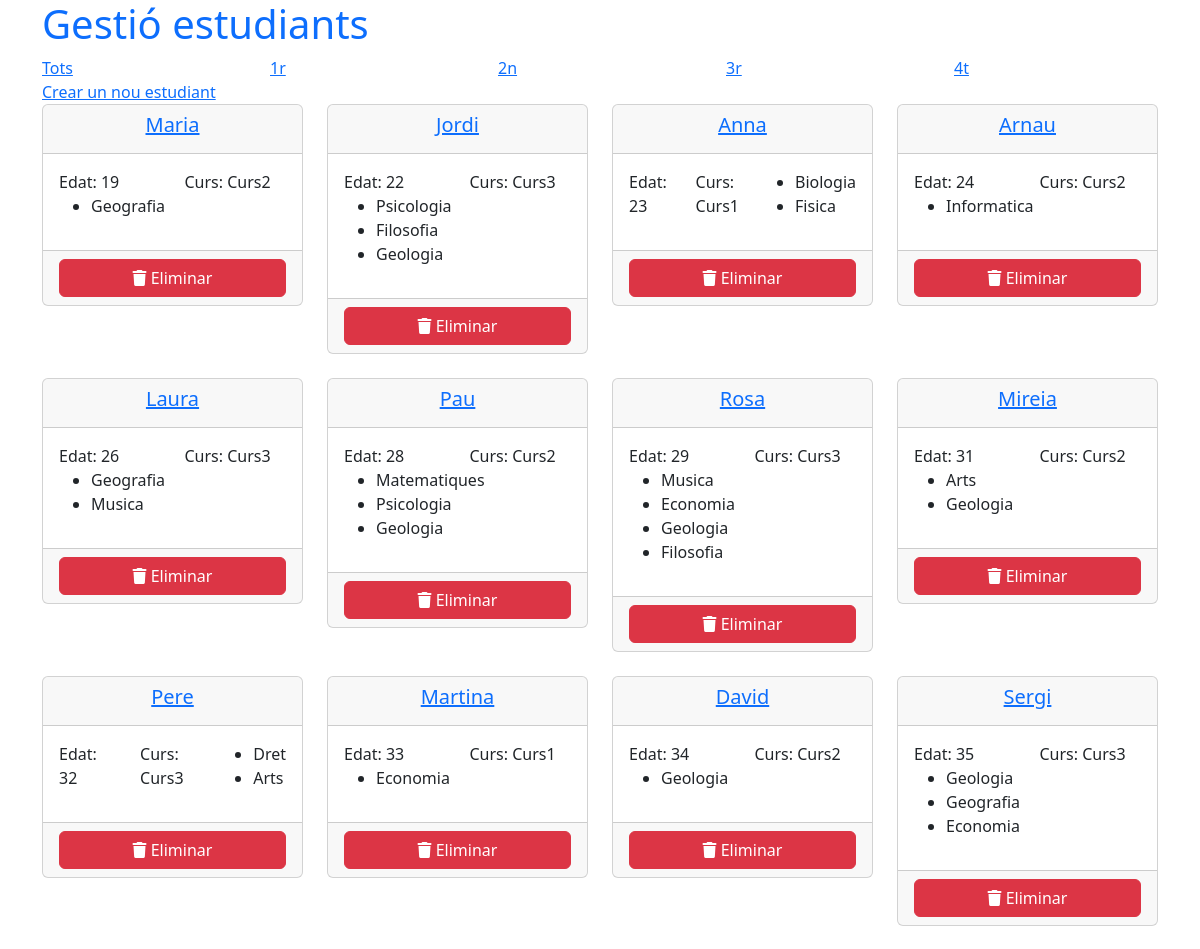
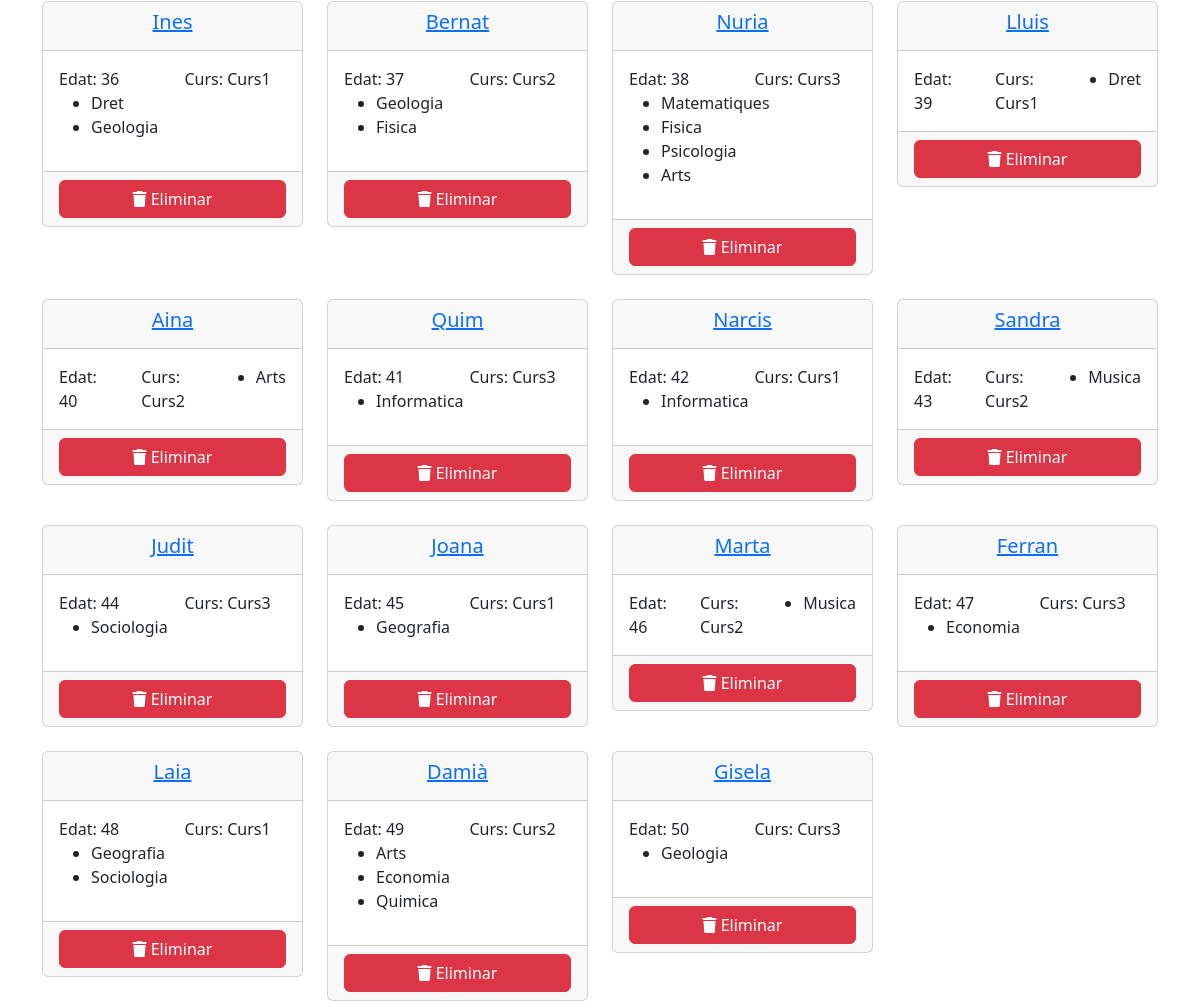
Screenshot of /estudiants.php with the database file from the repository (2 pictures, top to bottom).
### tables this page shows
CREATE TABLE estudiants
(
    id     INT PRIMARY KEY AUTO_INCREMENT,
    nom    VARCHAR(100) NOT NULL,
    cognom varchar(100),
    edat   INT CHECK ( edat > 15 ),
    curs   varchar(10)  NOT NULL
);

### gestio_estudiants.php (called while the page is built, shortened)
<?php
function findAll()
{
    $db = connect();
    $query = "SELECT e.id,e.nom, e.edat,e.curs,a.nom as 'nom_assignatura'
FROM estudiants e
         INNER JOIN assignatures_estudiants ae
                    ON (ae.id_estudiant = e.id)
         INNER JOIN assignatures a ON (ae.id_assignatura = a.id)
order by e.id";
    $stmt = $db->query($query);
    $rows = $stmt->fetchAll(PDO::FETCH_OBJ);
    $map = array();
    foreach ($rows as $row ){
        if(!isset($map[$row->id])){
            $estudiant = array(
                'id'=>$row->id,
                'nom'=> $row->nom,
                'edat' => $row->edat,
                'curs' => $row->curs,
                'assignatures'=>array()
            );
            $object = (object)$estudiant;
            $map[$row->id] = $object;
        }
        array_push($map[$row->id]->assignatures,$row->nom_assignatura);
    }
    return $map;
}

### estudiants.php (the view, shortened to what this page needs)
<!doctype html>
<html lang="ca">
<head>
    <link href="https://cdn.jsdelivr.net/npm/bootstrap@5.3.2/dist/css/bootstrap.min.css" rel="stylesheet"
>
    <link rel="stylesheet" href="https://cdnjs.cloudflare.com/ajax/libs/font-awesome/6.5.1/css/all.min.css"
/>
</head>
<body>
<div class="container">
    <h1 class="text-primary">Gestió estudiants</h1>
    <div class="row">
        <div class="col"><a href="estudiants.php">Tots</a></div>
        <div class="col"><a href="?curs=Curs1">1r</a></div>
        <div class="col"><a href="?curs=Curs2">2n</a></div>
        <div class="col"><a href="?curs=Curs3">3r</a></div>
        <div class="col"><a href="?curs=Curs4">4t</a></div>
    </div>
    <a href="estudiants_form.php">Crear un nou estudiant</a>
    <div class="row row-cols-3 row-cols-md-4 g-4">
        <?php
        require 'gestio_estudiants.php';
        if (isset($_GET['curs'])) {
            $curs = $_GET['curs'];
            $map = findAllByCurs($curs);
        } elseif (isset($_GET['id_estudiant'])) {
            $id = $_GET['id_estudiant'];
            $map = findAllById($id);
        } else {
            $map = findAll();
        }
        foreach ($map as $estudiant) {
            ?>
            <div class="col">
                <div class="card">
                    <div class="card-header">
                        <a href="detall_estudiant.php?id_estudiant=<?= $estudiant->id ?>">
                            <h5 class="card-title text-center"><?= $estudiant->nom; ?></h5>
                        </a>
                    </div>
                    <div class="card-body">
                        <div class="row">
                            <div class="col">Edat: <?= $estudiant->edat; ?></div>
                            <div class="col">Curs: <?= $estudiant->curs; ?></div>
                            <div class="col">
                                <ul>
                                    <?php
                                    foreach ($estudiant->assignatures as $assignatura) {
                                        ?>
                                        <li><?= $assignatura ?></li>
                                        <?php
                                    }
                                    ?>
                                </ul>
                            </div>
                        </div>
                    </div>
                    <div class="card-footer">
                        <form method="POST" action="gestio_estudiants.php">
                            <div class="d-grid gap-2">
                                <button type="submit" class="btn btn-danger" name="delete"><i
                                            class="fa-solid fa-trash"></i> Eliminar
                                </button>
                            </div>
                        </form>
                    </div>
                </div>
            </div>
            <?php
        }
        ?>
    </div>
</div>
</body>
</html>

### rows the page displays
estudiants: nom "Maria", edat "19", curs "Curs2", assignatura "Geografia"
estudiants: nom "Arnau", edat "24", curs "Curs2", assignatura "Informatica"
estudiants: nom "Martina", edat "33", curs "Curs1", assignatura "Economia"
estudiants: nom "David", edat "34", curs "Curs2", assignatura "Geologia"
estudiants: nom "Lluis", edat "39", curs "Curs1", assignatura "Dret"
estudiants: nom "Aina", edat "40", curs "Curs2", assignatura "Arts"
estudiants: nom "Quim", edat "41", curs "Curs3", assignatura "Informatica"
estudiants: nom "Narcis", edat "42", curs "Curs1", assignatura "Informatica"
estudiants: nom "Sandra", edat "43", curs "Curs2", assignatura "Musica"
estudiants: nom "Judit", edat "44", curs "Curs3", assignatura "Sociologia"
estudiants: nom "Joana", edat "45", curs "Curs1", assignatura "Geografia"
estudiants: nom "Marta", edat "46", curs "Curs2", assignatura "Musica"
estudiants: nom "Ferran", edat "47", curs "Curs3", assignatura "Economia"
estudiants: nom "Gisela", edat "50", curs "Curs3", assignatura "Geologia"

### other values shown
$estudiant->nom "Jordi"
$estudiant->edat "22"
$estudiant->curs "Curs3"
$assignatura "Psicologia"
$assignatura "Filosofia"
$assignatura "Geologia"
$estudiant->nom "Anna"
$estudiant->edat "23"
$estudiant->curs "Curs1"
$assignatura "Biologia"
$assignatura "Fisica"
$estudiant->nom "Laura"
$estudiant->edat "26"
$assignatura "Geografia"
$assignatura "Musica"
